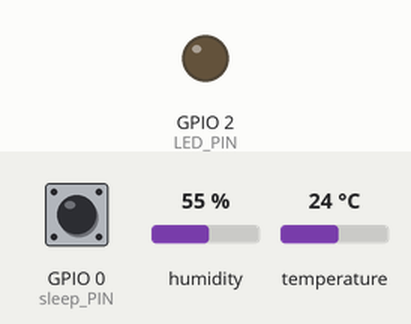
Simulated run of this sketch. Board: ESP32. Parts: output pins drawn as LEDs (lit = HIGH). Dashed ring = blinking. Inputs (shaded band) come from the test bench; at power-on: temperature 24 °C, GPIO 0 (sleep_PIN) HIGH, humidity 55 %. Nothing arrives over Bluetooth unless stated; what the sketch prints to the serial monitor is not drawn.

Above: at 5.8 s.
5.9 s: temperature set to 39 °C
11.9 s: temperature set to 42 °C
At 16.94 s:
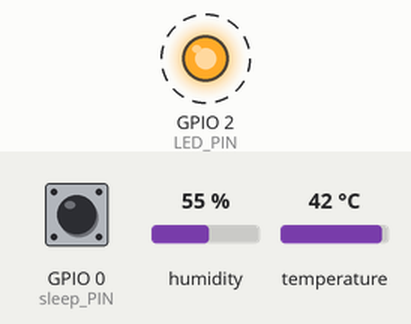
18.3 s: temperature set to 12 °C
At 19.4 s:
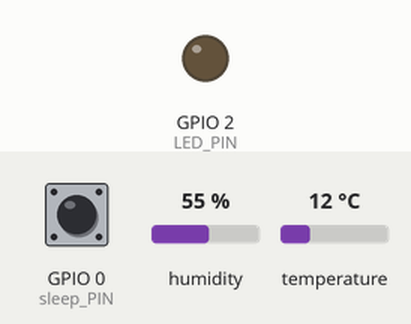
Timing chart, 0 to 21.3 s (numbered marks = the images above; inputs shaded):
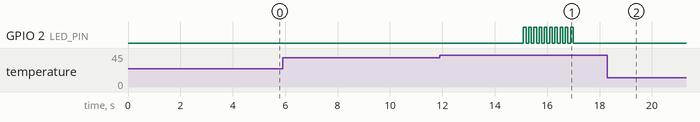

The sketch:

update_temp_humidity.ino
```cpp
#include <Adafruit_Sensor.h>
#include <BluetoothSerial.h>
#include <DHT.h>

#define DHTPIN 4        // Chân DATA của DHT11 nối với GPIO4
#define DHTTYPE DHT11   // Loại cảm biến DHT11

#define LED_PIN 2       // Chân GPIO nối với LED
#define sleep_PIN 0    // Chân GPIO nhận tín hiệu để vào Deep Sleep

#define temp_thresh 40 // Ngưỡng nhiệt độ cảnh báo

BluetoothSerial SerialBT;
DHT dht(DHTPIN, DHTTYPE);

void setup() {
  Serial.begin(115200);
  SerialBT.begin("ESP32_bt"); // Tên Bluetooth
  dht.begin();

  pinMode(LED_PIN, OUTPUT);
  pinMode(sleep_PIN, INPUT_PULLUP); // Cảm biến hoặc nút nhấn kết nối với chân GPIO0

  Serial.println("Bluetooth Started");

  // Nếu chân sleep_PIN có tín hiệu LOW, vào chế độ Deep Sleep
  if (digitalRead(sleep_PIN) == LOW) {
    enterDeepSleep();
  }
}

void loop() {
  // Đọc nhiệt độ và độ ẩm
  float h = dht.readHumidity();
  float t = dht.readTemperature();

  if (isnan(h) || isnan(t)) {
    Serial.println("Failed to read from DHT sensor!");
    return;
  }

  // Gửi dữ liệu qua Bluetooth
  SerialBT.print("Temperature: ");
  SerialBT.print(t);
  SerialBT.print(" °C ");
  SerialBT.print("Humidity: ");
  SerialBT.print(h);
  SerialBT.println(" %");

  // Kiểm tra nếu nhiệt độ vượt quá ngưỡng
  if (t > temp_thresh ) {
    // Nhấp nháy LED để cảnh báo
    blinkLED();
    // Gửi cảnh báo qua Bluetooth
    SerialBT.println("ALERT: Temperature exceeds 40°C!");
  }

  delay(5000); // Gửi dữ liệu mỗi 5 giây

  // Kiểm tra tín hiệu từ chân sleep_PIN để vào chế độ Deep Sleep
  if (digitalRead(sleep_PIN) == LOW) {
    enterDeepSleep();
  }
}

void blinkLED() {
  for (int i = 0; i < 10; i++) { // Nhấp nháy LED 10 lần
    digitalWrite(LED_PIN, HIGH);
    delay(100); // LED sáng trong 100ms
    digitalWrite(LED_PIN, LOW);
    delay(100); // LED tắt trong 100ms
  }
}

void enterDeepSleep() {
  Serial.println("Entering Deep Sleep...");
  esp_sleep_enable_ext0_wakeup(sleep_PIN, LOW); // Kích hoạt chế độ Deep Sleep với tín hiệu LOW trên sleep_PIN
  esp_deep_sleep_start();
}
```

Measured:
- the behaviour switches between 40 and 41 °C on temperature (found by bisection; images 0 and 1)
- after the input at 5.9 s, every drawn part: stays the same
- after the input at 11.9 s, GPIO 2 (LED_PIN): alternates HIGH for 0.10 s and LOW for 0.10 s, 20 changes in all, then stays LOW, starting after 3.2 s
- after the input at 18.3 s, GPIO 2 (LED_PIN): stops changing and stays LOW
